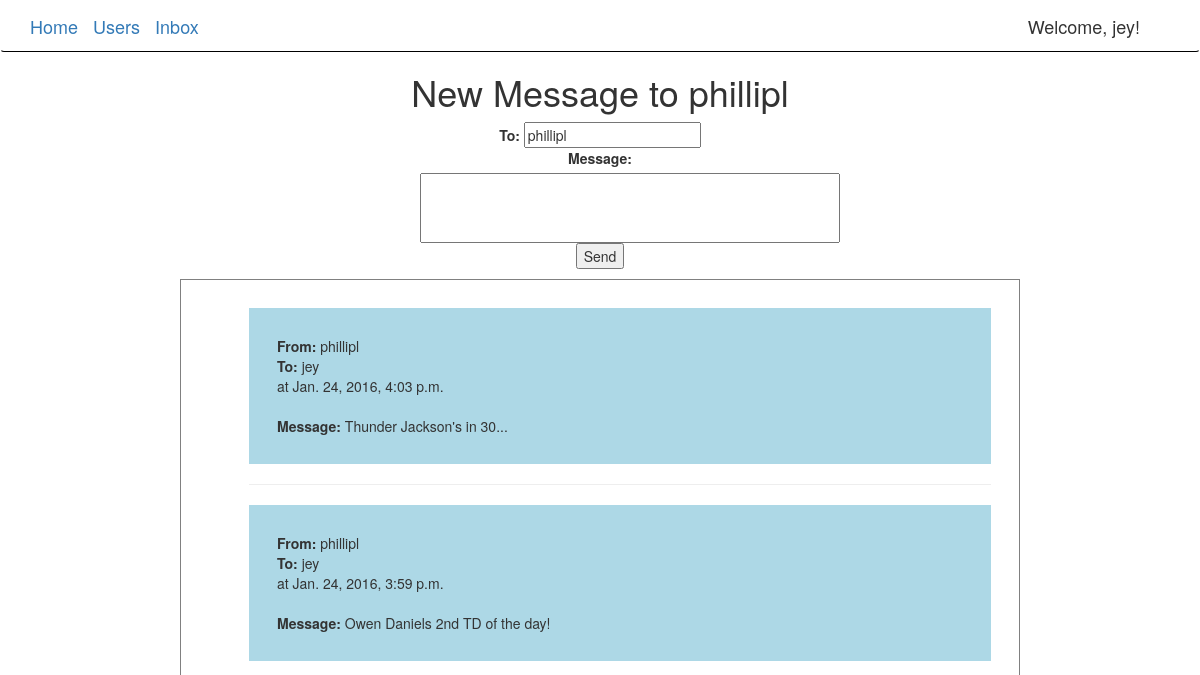
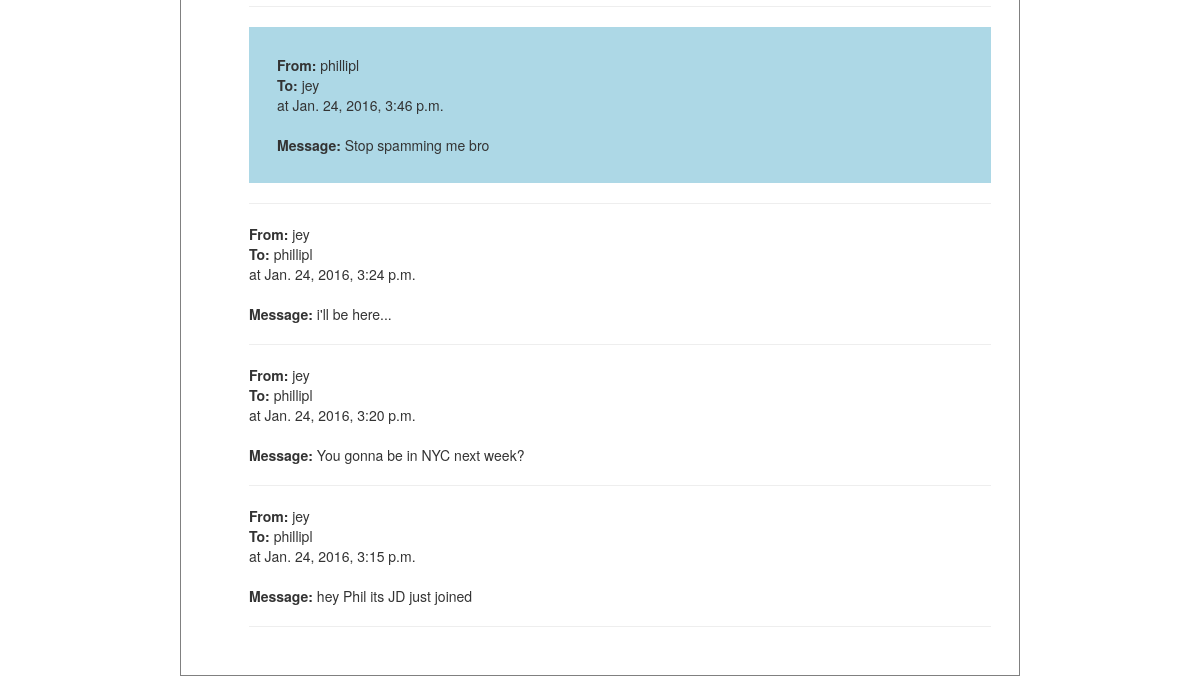
Before: /new_message/1 (signed in) with the older database file (2 pictures, top to bottom).
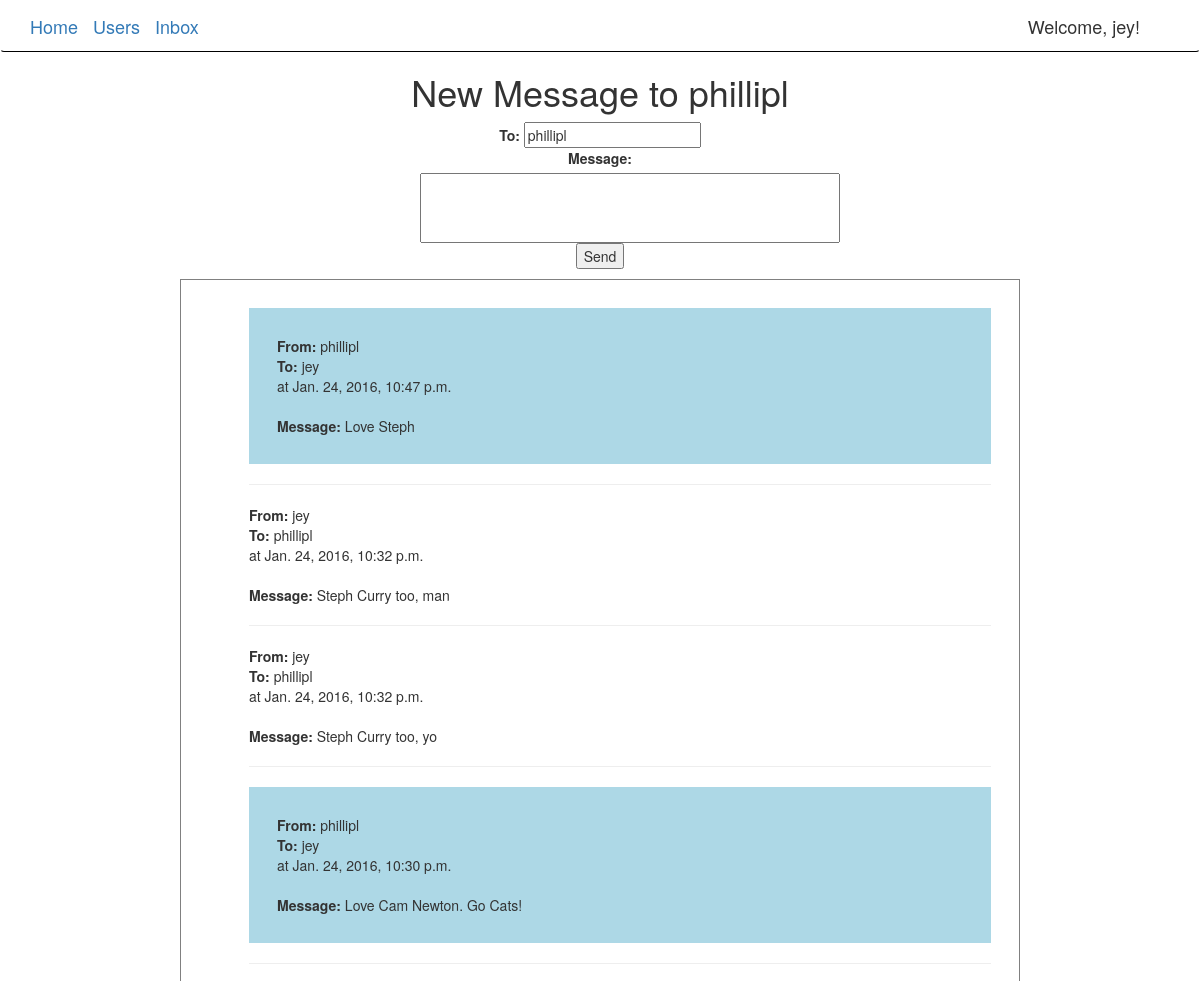
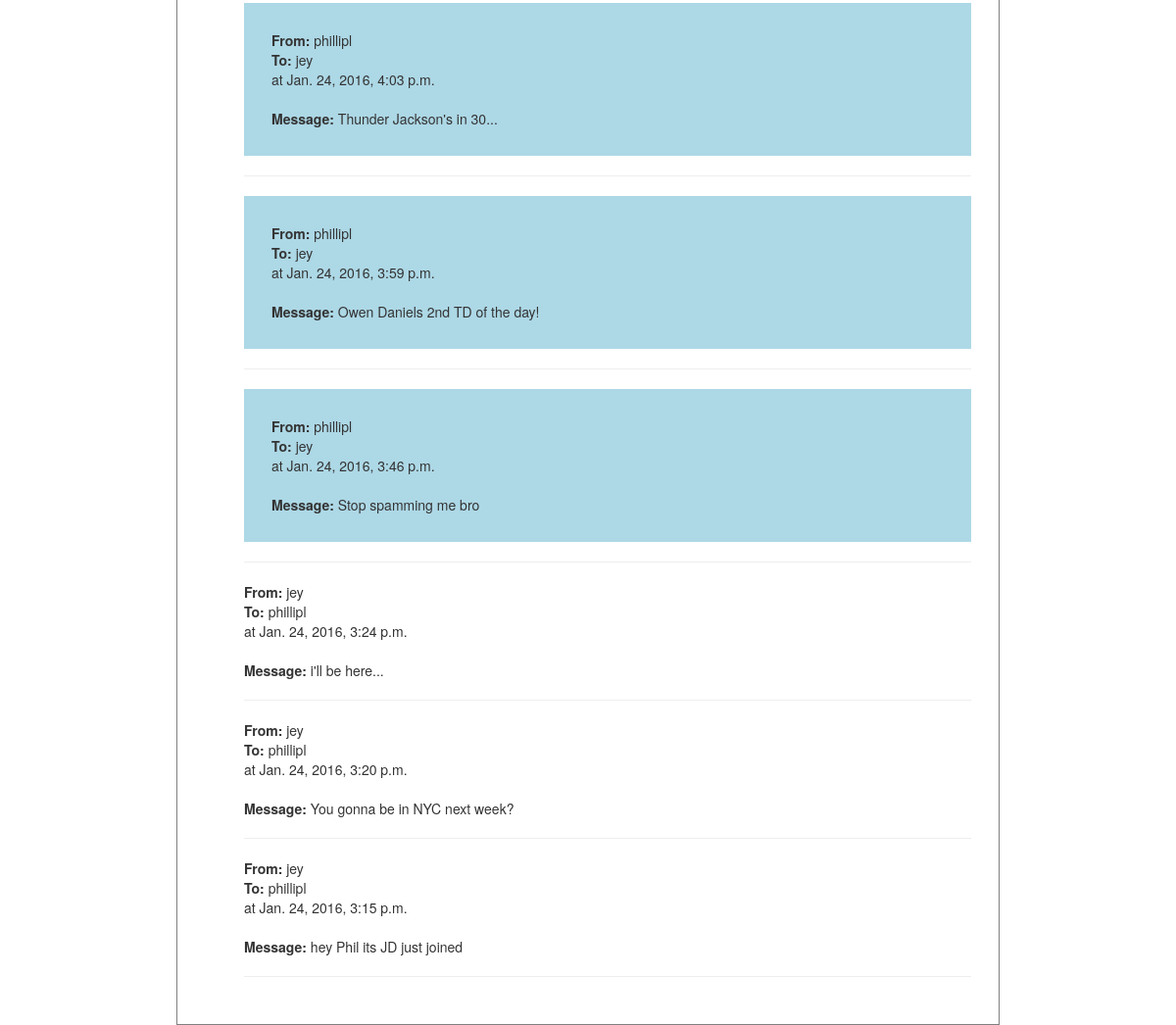
After: the same page with the newer database file (2 pictures, top to bottom).
### demo/models.py (models this page shows, shortened)
class Notification(SelfPublishModel, models.Model):
    serializer_class = NotificationSerializer
    message = models.TextField()
    user = models.ForeignKey(settings.AUTH_USER_MODEL, related_name='receiving_user')
    sending_user = models.ForeignKey(settings.AUTH_USER_MODEL, related_name='sending_user', default = DEFAULT_USER_ID)
    created = models.DateTimeField(auto_now_add=True)

### demo/views.py (the view)
# urls.py: url(r'^new_message/(?P<user_id>\d+)$', views.new_message_form, name='new_message_form'),
def new_message_form(request,user_id):
	current_user=request.user
	other_user = User.objects.get(id=user_id)
	context=RequestContext(request)
	context_dict = {}
	relevant_messages = Notification.objects.filter(Q(user=current_user,sending_user=other_user) | Q(user=other_user,sending_user=current_user)).order_by('-created')
	context_dict['other_user'] = other_user
	context_dict['relevant_messages'] = relevant_messages
	return render_to_response('new_message_form.html', context_dict, context)

### templates/new_message_form.html (shortened to what this page needs)
<!DOCTYPE html>
{% extends 'base.html' %}
{% load static %}
{% load swampdragon_tags %}
{% block content %}
	{% block bodyblock %}
	{% if user == other_user %}
		<h1>New Message to Yourself!</h1>
	{% else %}
		<h1>New Message to {{ other_user }} </h1>
	{% endif %}
	<div class="message_form">
		<form id="notification" name="notification_form" method="post" onsubmit="SubForm()"> {% csrf_token %}
			<li>
				<div id="detail">To: </div><input name="user" value="{{other_user}}"> </br>
				<label for="notification"> Message: </label>
				<input type="text" name="notification" class="large-textbox">
			</li>
			<input id="notification_submit" type="submit" value="Send"/>
		</form>
	</div>
	<div class="recent-messages">
		<ul id="notifications">
		    {% for notification in relevant_messages %}
		    	{% if notification.sending_user == other_user %}
		    	<div id="alternate_color">
		    	{% endif %}
				    <li><div id="detail">From: </div>{{ notification.sending_user }}</li>
				    <li><div id="detail">To: </div>{{ notification.user }}</li>
				    <li>at {{ notification.created }}</li></br>
				    <li><div id="detail">Message: </div>{{ notification.message }}</li>
		    	{% if notification.sending_user == other_user %}
			    </div>
			    {% endif %}
			    <hr>
		    {% endfor %}
		</ul>
	</div>
	{% endblock %}
{% endblock %}

Changed rows visible on the page:
added Notification: sending_user "phillipl", user "jey", created "Jan. 24, 2016, 10:47 p.m.", message "Love Steph"
added Notification: sending_user "jey", user "phillipl", created "Jan. 24, 2016, 10:32 p.m.", message "Steph Curry too, man"
added Notification: sending_user "jey", user "phillipl", created "Jan. 24, 2016, 10:32 p.m.", message "Steph Curry too, yo"
added Notification: sending_user "phillipl", user "jey", created "Jan. 24, 2016, 10:30 p.m.", message "Love Cam Newton. Go Cats!"
